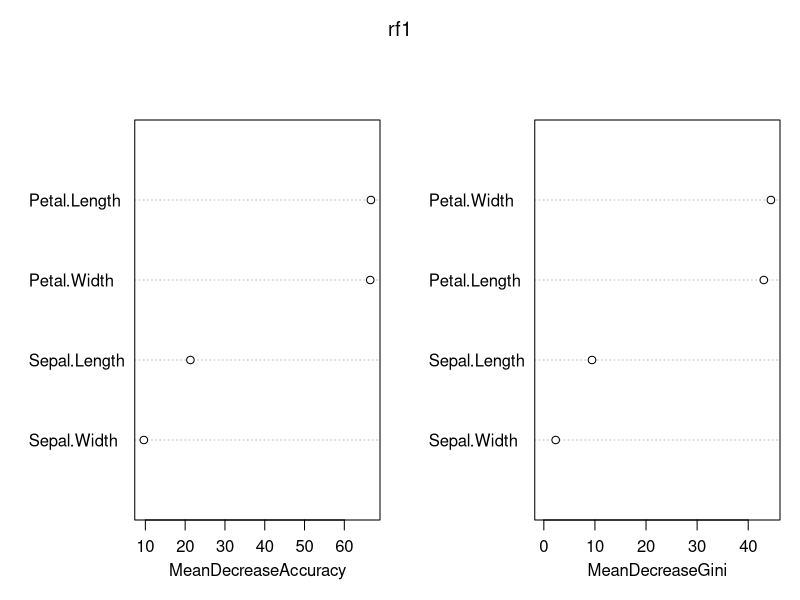
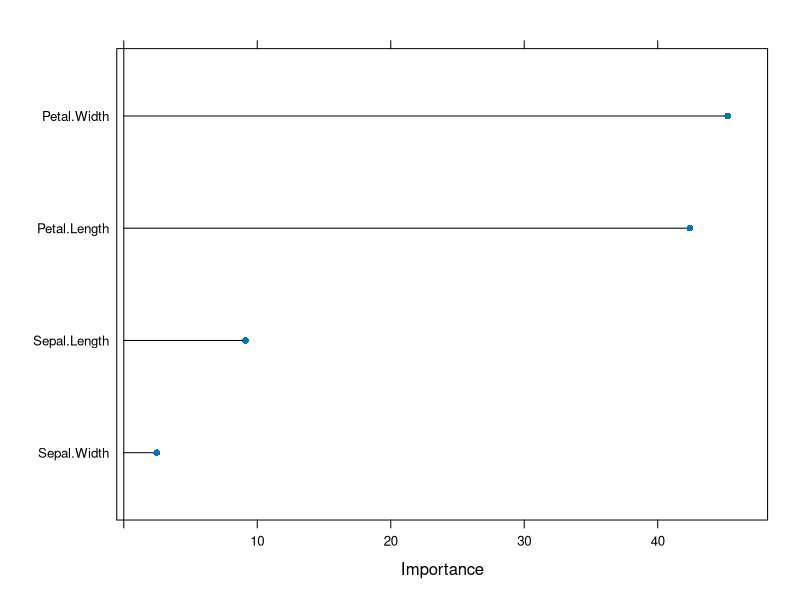

Write the R code that produced these figures, in order.
library(randomForest)
library(tidyverse) 
library(caret)

##randomForest
rf1 <- randomForest(
  Species ~ .,
  data = iris,
  ntree = 2000,
  mtry = 2,
  importance = TRUE
)

data.frame(Gini = sort(importance(rf1, type = 2)[,], decreasing = T))

varImpPlot(rf1)


##caret
rf2 <- train(
  Species ~ .,
  data = iris,
  method = "rf",
  ntrees = 2000,
  ##same as randomForest
  importance = TRUE,
  ##same as randomForest
  metric = "Kappa",
  tuneGrid = data.frame(mtry = 2),
  trControl = trainControl(method = "none")
) ##Stop the default bootstrap=25

varImp(rf2, type = 2, scale = FALSE)

plot(varImp(rf2, type = 2, scale = FALSE))
